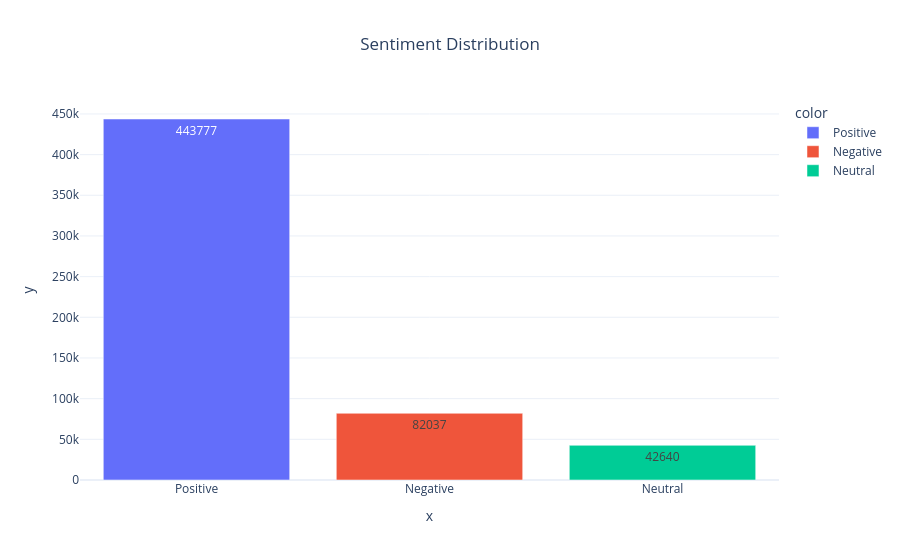

Notebook cell for this chart:
### Code cell
sentiment_counts = df["Sentiment"].value_counts()

fig = px.bar(
    sentiment_counts,
    x=sentiment_counts.index,
    y=sentiment_counts.values,
    color=sentiment_counts.index,
    text=sentiment_counts.values,
    title="Sentiment Distribution"
)

fig.update_layout(
    template="plotly_white",
    title_x=0.5
)

fig.show()

print(sentiment_counts)

### Figure 1 — Plotly figure (JSON) as saved in the notebook; plotly's stock layout.template omitted (floating-point values rounded to 4 significant figures)
{"data": [{"hovertemplate": "color=Positive<br>x=%{x}<br>y=%{y}<br>text=%{text}<extra></extra>", "legendgroup": "Positive", "marker": {"color": "#636efa", "pattern": {"shape": ""}}, "name": "Positive", "orientation": "v", "showlegend": true, "text": [443800.0], "textposition": "auto", "type": "bar", "x": ["Positive"], "xaxis": "x", "y": [443777], "yaxis": "y"}, {"hovertemplate": "color=Negative<br>x=%{x}<br>y=%{y}<br>text=%{text}<extra></extra>", "legendgroup": "Negative", "marker": {"color": "#EF553B", "pattern": {"shape": ""}}, "name": "Negative", "orientation": "v", "showlegend": true, "text": [82040.0], "textposition": "auto", "type": "bar", "x": ["Negative"], "xaxis": "x", "y": [82037], "yaxis": "y"}, {"hovertemplate": "color=Neutral<br>x=%{x}<br>y=%{y}<br>text=%{text}<extra></extra>", "legendgroup": "Neutral", "marker": {"color": "#00cc96", "pattern": {"shape": ""}}, "name": "Neutral", "orientation": "v", "showlegend": true, "text": [42640.0], "textposition": "auto", "type": "bar", "x": ["Neutral"], "xaxis": "x", "y": [42640], "yaxis": "y"}], "layout": {"barmode": "relative", "legend": {"title": {"text": "color"}, "tracegroupgap": 0}, "title": {"text": "Sentiment Distribution", "x": 0.5}, "xaxis": {"anchor": "y", "domain": [0, 1], "title": {"text": "x"}}, "yaxis": {"anchor": "x", "domain": [0, 1], "title": {"text": "y"}}}}
